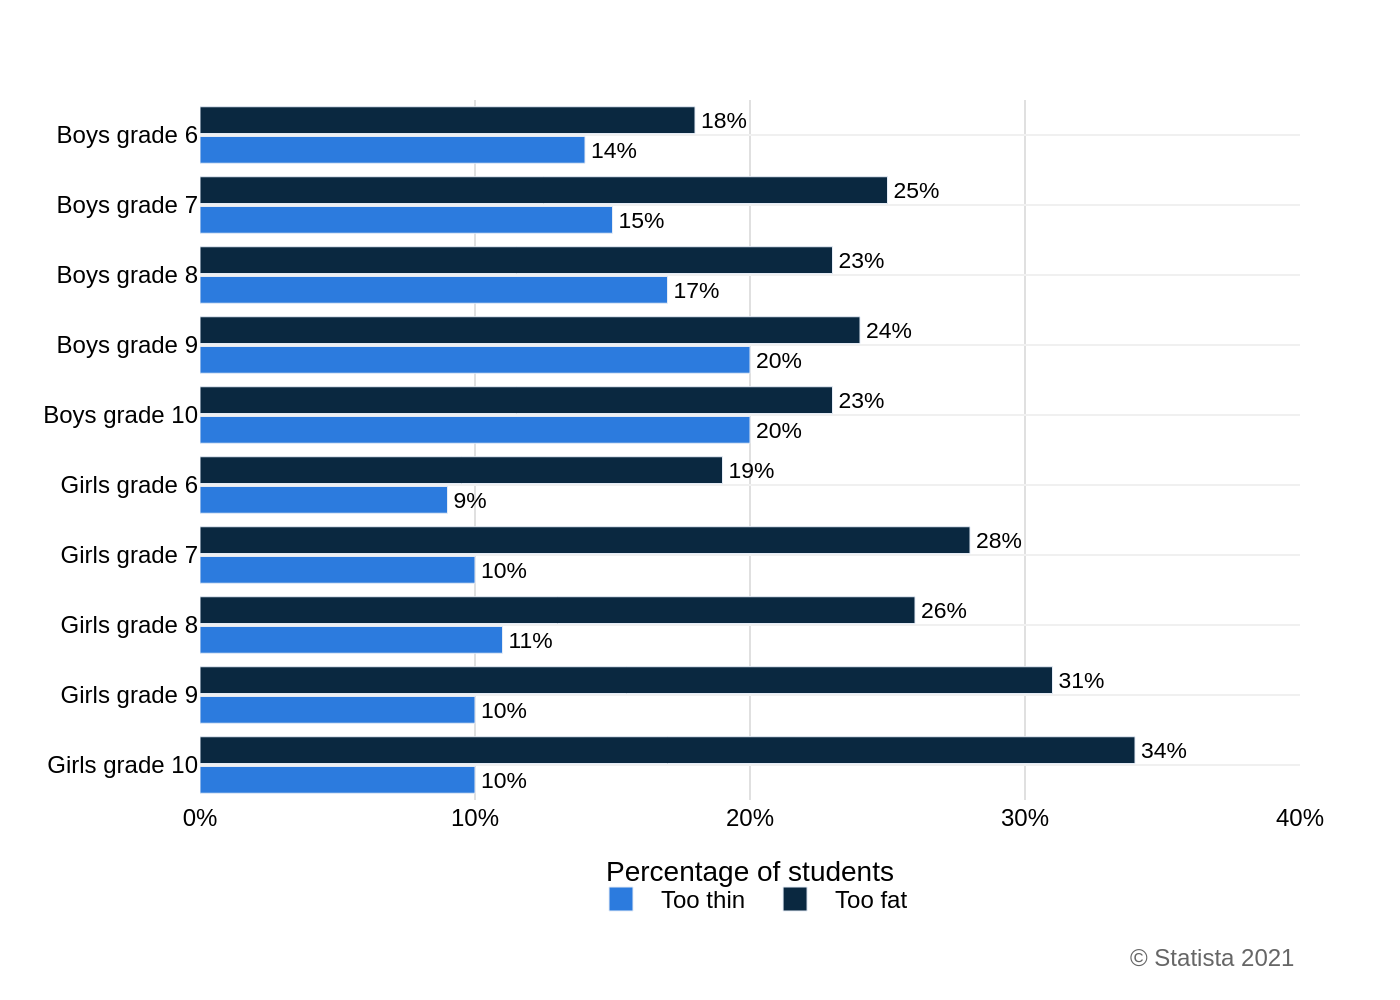

Write the Python code that produced this figure.
import sys
import json
import plotly.graph_objects as go
from pathlib import Path

# Read the JSON file path from the command-line argument
json_file_path = Path(sys.argv[1])

# Load the chart data from the JSON file
with open(json_file_path, 'r', encoding='utf-8') as f:
    chart_info = json.load(f)

# Extract data, texts, and colors from the loaded JSON
chart_data = chart_info['chart_data']
texts = chart_info['texts']
colors = chart_info['colors']

# Initialize the figure
fig = go.Figure()

# Add a bar trace for each series in the data, preserving order
for i, series in enumerate(chart_data['series']):
    fig.add_trace(go.Bar(
        y=chart_data['categories'],
        x=series['data'],
        name=series['name'],
        orientation='h',
        marker_color=colors[i],
        text=[f"{val}%" for val in series['data']],
        textposition='outside',
        textfont=dict(family="Arial", size=12, color='black'),
        cliponaxis=False
    ))

# Construct title and subtitle string from texts
title_text = ""
if texts.get("title"):
    title_text += f"<b>{texts['title']}</b>"
if texts.get("subtitle"):
    title_text += f"<br><sub>{texts['subtitle']}</sub>"

# Construct annotations for source/note
annotations = []
if texts.get("source"):
    annotations.append(
        dict(
            xref="paper",
            yref="paper",
            x=1,
            y=-0.2,
            xanchor="right",
            yanchor="top",
            text=texts["source"],
            showarrow=False,
            font=dict(family="Arial", size=12, color="#666666")
        )
    )

# Update the layout of the figure for a professional look and feel
fig.update_layout(
    title_text=title_text if title_text else None,
    title_x=0.5,
    xaxis=dict(
        title=texts.get('x_axis_title'),
        showgrid=True,
        gridcolor='#e0e0e0',
        gridwidth=1,
        zeroline=False,
        ticksuffix='%',
        range=[0, 40]
    ),
    yaxis=dict(
        showgrid=True,
        gridcolor='#f0f0f0',
        zeroline=False,
        categoryorder='array',
        categoryarray=chart_data['categories']
    ),
    barmode='group',
    bargap=0.15,
    bargroupgap=0.1,
    plot_bgcolor='white',
    paper_bgcolor='white',
    font=dict(family="Arial", size=12, color="black"),
    legend=dict(
        orientation="h",
        yanchor="top",
        y=-0.1,
        xanchor="center",
        x=0.5
    ),
    margin=dict(l=100, r=50, t=50, b=100),
    annotations=annotations
)

# Define the output image file path based on the input JSON filename
output_image_path = json_file_path.with_suffix(".png")

# Save the figure as a PNG image
fig.write_image(str(output_image_path), scale=2)
